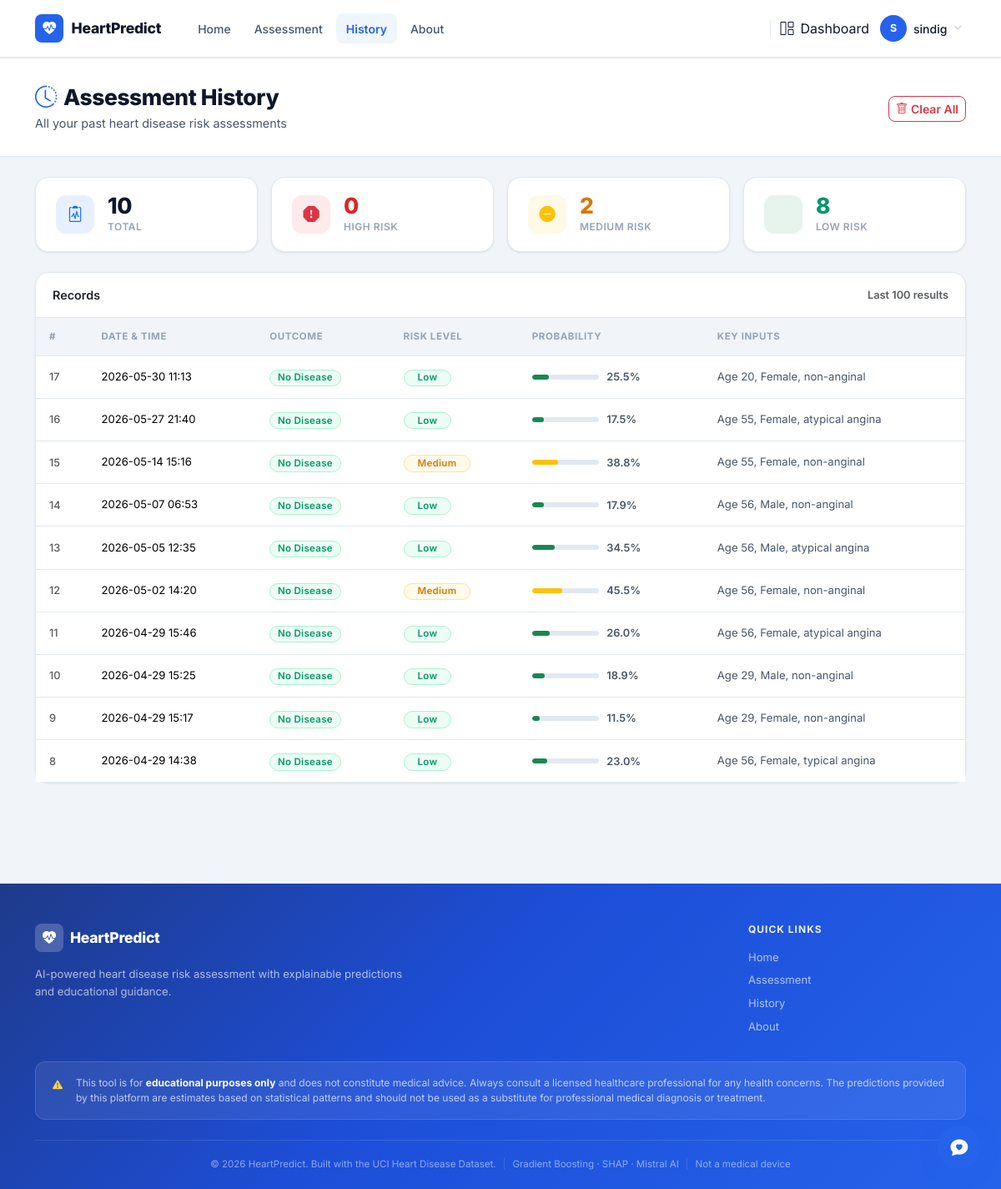
The app's page /history (signed in) with its own data.
### models.py (models this page shows, shortened)
class User(db.Model):
    __tablename__ = "users"
    id           = db.Column(db.Integer, primary_key=True)
    username     = db.Column(db.String(80), unique=True, nullable=False)
    email        = db.Column(db.String(120), unique=True, nullable=False)
    password_hash = db.Column(db.String(256), nullable=False)
    role         = db.Column(db.String(20), nullable=False, default='user')
    status       = db.Column(db.String(20), nullable=False, default='active')
    created_at   = db.Column(db.DateTime, default=datetime.utcnow)
    approved_at  = db.Column(db.DateTime, nullable=True)

class Prediction(db.Model):
    __tablename__ = "predictions"
    id           = db.Column(db.Integer, primary_key=True)
    user_id      = db.Column(db.Integer, db.ForeignKey('users.id'), nullable=True)
    created_at   = db.Column(db.DateTime, default=datetime.utcnow)
    input_data   = db.Column(db.Text, nullable=False)
    prediction   = db.Column(db.Integer, nullable=False)
    probability  = db.Column(db.Float, nullable=False)
    risk_level   = db.Column(db.String(20), nullable=False)
    def to_dict(self):
        import json
        return {
            "id":          self.id,
            "created_at":  self.created_at.strftime("%Y-%m-%d %H:%M"),
            "input_data":  json.loads(self.input_data),
            "prediction":  self.prediction,
            "probability": round(self.probability * 100, 1),
            "risk_level":  self.risk_level,
        }

### app.py (the view)
@app.route("/history")
@login_required
def history():
    if current_user.role == 'admin':
        records = Prediction.query.order_by(Prediction.created_at.desc()).limit(100).all()
    elif current_user.role == 'doctor' and current_user.is_approved_doctor:
        records = Prediction.query.order_by(Prediction.created_at.desc()).limit(100).all()
    else:
        records = Prediction.query.filter_by(user_id=current_user.id).order_by(Prediction.created_at.desc()).limit(100).all()
    return render_template("history.html", records=[r.to_dict() for r in records])

### app.py (called while the page is built)
@app.context_processor
def inject_now():
    from datetime import datetime
    return {"now": datetime.now}

### auth.py (called while the page is built)
@login_manager.user_loader
def load_user(user_id):
    from models import User
    return User.query.get(int(user_id))

### templates/history.html (shortened to what this page needs)
{% extends "base.html" %}
{% block content %}
<div class="page-hero">
  <div class="container">
    <div class="d-flex justify-content-between align-items-center flex-wrap gap-3">
      <div>
        <h1>
          <i class="bi bi-clock-history me-2" style="color:var(--primary);"></i>Assessment History
        </h1>
        <p style="color:var(--text-secondary);font-size:0.9rem;margin:0;">
          All your past heart disease risk assessments
        </p>
      </div>
      {% if records %}
      <form method="POST" action="{{ url_for('clear_history') }}"
            onsubmit="return confirm('This will permanently delete all your assessment records. Continue?')">
        <button type="submit" class="btn btn-sm btn-outline-danger">
          <i class="bi bi-trash me-1"></i>Clear All
        </button>
      </form>
      {% endif %}
    </div>
  </div>
</div>
<div class="container py-4">
  {% if not records %}
  <div class="card text-center py-5 px-4" style="border-style:dashed !important;">
    <div class="stat-icon bg-primary bg-opacity-10 text-primary mx-auto mb-3"
         style="width:56px;height:56px;font-size:1.5rem;border-radius:var(--radius);">
      <i class="bi bi-inbox"></i>
    </div>
    <h5 class="fw-bold mb-1">No assessments yet</h5>
    <p class="text-muted mb-4" style="font-size:0.875rem;">
      Run your first heart health assessment to see results here.
    </p>
    <div>
      <a href="{{ url_for('predict') }}" class="btn btn-primary px-4">
        <i class="bi bi-clipboard2-pulse me-2"></i>Start Assessment
      </a>
    </div>
  </div>
  {% else %}
  {% set total    = records | length %}
  {% set high_c   = records | selectattr('risk_level', 'equalto', 'High')   | list | length %}
  {% set medium_c = records | selectattr('risk_level', 'equalto', 'Medium') | list | length %}
  {% set low_c    = records | selectattr('risk_level', 'equalto', 'Low')    | list | length %}
  <div class="row g-3 mb-4">
    <div class="col-6 col-lg-3">
      <div class="stat-card">
        <div class="stat-icon bg-primary bg-opacity-10 text-primary">
          <i class="bi bi-clipboard2-pulse"></i>
        </div>
        <div>
          <div class="stat-value">{{ total }}</div>
          <div class="stat-label">Total</div>
        </div>
      </div>
    </div>
    <div class="col-6 col-lg-3">
      <div class="stat-card">
        <div class="stat-icon bg-danger bg-opacity-10 text-danger">
          <i class="bi bi-exclamation-octagon-fill"></i>
        </div>
        <div>
          <div class="stat-value" style="color:var(--danger);">{{ high_c }}</div>
          <div class="stat-label">High Risk</div>
        </div>
      </div>
    </div>
    <div class="col-6 col-lg-3">
      <div class="stat-card">
        <div class="stat-icon bg-warning bg-opacity-10 text-warning">
          <i class="bi bi-dash-circle-fill"></i>
        </div>
        <div>
          <div class="stat-value" style="color:var(--warning);">{{ medium_c }}</div>
          <div class="stat-label">Medium Risk</div>
        </div>
      </div>
    </div>
    <div class="col-6 col-lg-3">
      <div class="stat-card">
        <div class="stat-icon bg-success bg-opacity-10 text-success">
        </div>
        <div>
          <div class="stat-value" style="color:var(--success);">{{ low_c }}</div>
          <div class="stat-label">Low Risk</div>
        </div>
      </div>
    </div>
  </div>
  <div class="card">
    <div class="card-header d-flex align-items-center justify-content-between">
      <span class="fw-semibold">Records</span>
      <span class="text-muted" style="font-size:0.8rem;">Last 100 results</span>
    </div>
    <div class="table-responsive">
      <table class="table table-hover mb-0">
        <thead>
          <tr>
            <th>#</th>
            <th>Date &amp; Time</th>
            <th>Outcome</th>
            <th>Risk Level</th>
            <th>Probability</th>
            <th>Key Inputs</th>
          </tr>
        </thead>
        <tbody>
          {% for rec in records %}
          <tr>
            <td class="text-muted" style="font-size:0.8rem;font-weight:500;">{{ rec.id }}</td>
            <td style="font-size:0.82rem;white-space:nowrap;">{{ rec.created_at }}</td>
            <td>
              {% if rec.prediction == 1 %}
                <span class="badge risk-High">Disease</span>
              {% else %}
                <span class="badge risk-Low">No Disease</span>
              {% endif %}
            </td>
            <td>
              <span class="badge risk-{{ rec.risk_level }} px-3">{{ rec.risk_level }}</span>
            </td>
            <td>
              <div class="prob-bar-wrap">
                <div class="prob-bar-track">
                  <div class="prob-bar-fill
                    {% if rec.risk_level == 'Low' %}bg-success
                    {% elif rec.risk_level == 'Medium' %}bg-warning
                    {% else %}bg-danger{% endif %}"
                    style="width:{{ rec.probability }}%;">
                  </div>
                </div>
                <span style="font-size:0.8rem;font-weight:600;color:var(--text-secondary);white-space:nowrap;">
                  {{ rec.probability }}%
                </span>
              </div>
            </td>
            <td style="font-size:0.82rem;color:var(--text-secondary);">
              Age {{ rec.input_data.age }},
              {{ rec.input_data.sex }},
              {{ rec.input_data.cp }}
            </td>
          </tr>
          {% endfor %}
        </tbody>
      </table>
    </div>
  </div>
  {% endif %}
</div>
{% endblock %}

### templates/base.html (shortened to what this page needs)
<!DOCTYPE html>
<html lang="en">
<head>
  <link href="https://cdn.jsdelivr.net/npm/bootstrap@5.3.3/dist/css/bootstrap.min.css" rel="stylesheet"/>
  <link href="https://cdn.jsdelivr.net/npm/bootstrap-icons@1.11.3/font/bootstrap-icons.css" rel="stylesheet"/>
  <link href="https://unpkg.com/aos@2.3.1/dist/aos.css" rel="stylesheet">
</head>
<body>
<nav class="navbar navbar-expand-lg">
  <div class="container">
    <a href="{{ url_for('index') }}" class="navbar-brand">
      <div class="brand-icon"><i class="bi bi-heart-pulse-fill"></i></div>
      HeartPredict
    </a>
    <div class="collapse navbar-collapse" id="navMenu">
      <ul class="navbar-nav me-auto gap-1 ms-3">
        <li class="nav-item">
          <a class="nav-link {% if request.endpoint == 'index' %}active{% endif %}"
             href="{{ url_for('index') }}">Home</a>
        </li>
        {% if current_user.is_authenticated %}
        <li class="nav-item">
          <a class="nav-link {% if request.endpoint == 'predict' %}active{% endif %}"
             href="{{ url_for('predict') }}">Assessment</a>
        </li>
        <li class="nav-item">
          <a class="nav-link {% if request.endpoint == 'history' %}active{% endif %}"
             href="{{ url_for('history') }}">History</a>
        </li>
        <li class="nav-item">
          <a class="nav-link {% if request.endpoint == 'about' %}active{% endif %}"
             href="{{ url_for('about') }}">About</a>
        </li>
        {% endif %}
      </ul>
      {% if current_user.is_authenticated %}
      <div class="d-flex align-items-center gap-2">
        <a href="{{ url_for('dashboard.redirect_dashboard') }}"
           class="nav-link d-none d-lg-flex align-items-center gap-1">
          <i class="bi bi-grid-1x2 me-1"></i>Dashboard
        </a>
        <div class="dropdown">
          <button class="btn btn-link text-decoration-none d-flex align-items-center gap-2 p-1 shadow-none"
                  data-bs-toggle="dropdown" aria-expanded="false"
                  style="color: var(--text);">
            <div class="user-avatar">{{ current_user.username[0] | upper }}</div>
            <span class="d-none d-sm-inline" style="font-size:0.875rem;font-weight:500;">{{ current_user.username }}</span>
            <i class="bi bi-chevron-down" style="font-size:0.6rem;color:var(--text-muted);"></i>
          </button>
        </div>
      </div>
      {% else %}
      <div class="d-flex gap-2 align-items-center ms-lg-3">
        <a href="{{ url_for('auth.login') }}" class="btn btn-nav-login">Login</a>
        <a href="{{ url_for('auth.register') }}" class="btn btn-nav-register">Register</a>
      </div>
      {% endif %}
    </div>
  </div>
</nav>
<main class="pb-5">
  {% block content %}{% endblock %}
</main>
<footer class="footer pt-5 pb-0">
  <div class="container">
    <div class="row g-4 pb-4 justify-content-between align-items-start">
      <div class="col-lg-5 col-md-7">
        <div class="d-flex align-items-center gap-2 mb-3">
          <div class="footer-brand-icon">
            <i class="bi bi-heart-pulse-fill"></i>
          </div>
          <span class="footer-brand-name">HeartPredict</span>
        </div>
        <p class="footer-desc">
          AI-powered heart disease risk assessment with explainable predictions and educational guidance.
        </p>
      </div>
      <div class="col-lg-3 col-md-4">
        <h6 class="footer-heading">Quick Links</h6>
        <ul class="footer-links">
          <li><a href="{{ url_for('index') }}">Home</a></li>
          {% if current_user.is_authenticated %}
          <li><a href="{{ url_for('predict') }}">Assessment</a></li>
          <li><a href="{{ url_for('history') }}">History</a></li>
          {% endif %}
          <li><a href="{{ url_for('about') }}">About</a></li>
        </ul>
      </div>
    </div>
    <div class="footer-disclaimer">
      <i class="bi bi-exclamation-triangle-fill me-2 flex-shrink-0"></i>
      <span>This tool is for <strong>educational purposes only</strong> and does not constitute medical advice. Always consult a licensed healthcare professional for any health concerns. The predictions provided by this platform are estimates based on statistical patterns and should not be used as a substitute for professional medical diagnosis or treatment.</span>
    </div>
    <div class="footer-bottom">
      <span>&copy; {{ now().year }} HeartPredict. Built with the UCI Heart Disease Dataset.</span>
      <span class="footer-bottom-divider">|</span>
      <span>Gradient Boosting &middot; SHAP &middot; Mistral AI</span>
      <span class="footer-bottom-divider">|</span>
      <span class="text-nowrap">Not a medical device</span>
    </div>
  </div>
</footer>
{% if current_user.is_authenticated %}
<div class="chat-fab" id="chatFab">
  <button class="fab-btn" id="chatFabBtn" aria-label="Open Heart Health Assistant">
    <i class="bi bi-chat-heart-fill"></i>
    <span class="pulse-ring"></span>
  </button>
</div>
{% endif %}
</body>
</html>

### templates/history.html (style rules this page uses)
.page-hero { background: var(--surface); border-bottom: 1px solid var(--border); padding: 2rem 0 1.75rem; }
.page-hero h1 { font-size: 1.65rem; font-weight: 800; letter-spacing: -0.4px; margin-bottom: 0.3rem; }
.prob-bar-wrap { display: flex; align-items: center; gap: 0.6rem; }
.prob-bar-track { width: 80px; height: 6px; background: var(--border); border-radius: 999px; overflow: hidden; }
.prob-bar-fill { height: 100%; border-radius: 999px; }

### records on screen
User: username "S", username "sindig"
Prediction: id "17", created_at "2026-05-30 11:13", risk_level "Low", probability "25.5", input_data.age "20", input_data.sex "Female", input_data.cp "non-anginal"
Prediction: id "16", created_at "2026-05-27 21:40", risk_level "Low", probability "17.5", input_data.age "55", input_data.sex "Female", input_data.cp "atypical angina"
Prediction: id "15", created_at "2026-05-14 15:16", risk_level "Medium", probability "38.8", input_data.age "55", input_data.sex "Female", input_data.cp "non-anginal"
Prediction: id "14", created_at "2026-05-07 06:53", risk_level "Low", probability "17.9", input_data.age "56", input_data.sex "Male", input_data.cp "non-anginal"
Prediction: id "13", created_at "2026-05-05 12:35", risk_level "Low", probability "34.5", input_data.age "56", input_data.sex "Male", input_data.cp "atypical angina"
Prediction: id "12", created_at "2026-05-02 14:20", risk_level "Medium", probability "45.5", input_data.age "56", input_data.sex "Female", input_data.cp "non-anginal"
Prediction: id "11", created_at "2026-04-29 15:46", risk_level "Low", probability "26.0", input_data.age "56", input_data.sex "Female", input_data.cp "atypical angina"
Prediction: id "10", created_at "2026-04-29 15:25", risk_level "Low", probability "18.9", input_data.age "29", input_data.sex "Male", input_data.cp "non-anginal"
Prediction: id "9", created_at "2026-04-29 15:17", risk_level "Low", probability "11.5", input_data.age "29", input_data.sex "Female", input_data.cp "non-anginal"
Prediction: id "8", created_at "2026-04-29 14:38", risk_level "Low", probability "23.0", input_data.age "56", input_data.sex "Female", input_data.cp "typical angina"

### other values on screen
{{ total }} "10"
{{ high_c }} "0"
{{ medium_c }} "2"
{{ low_c }} "8"
